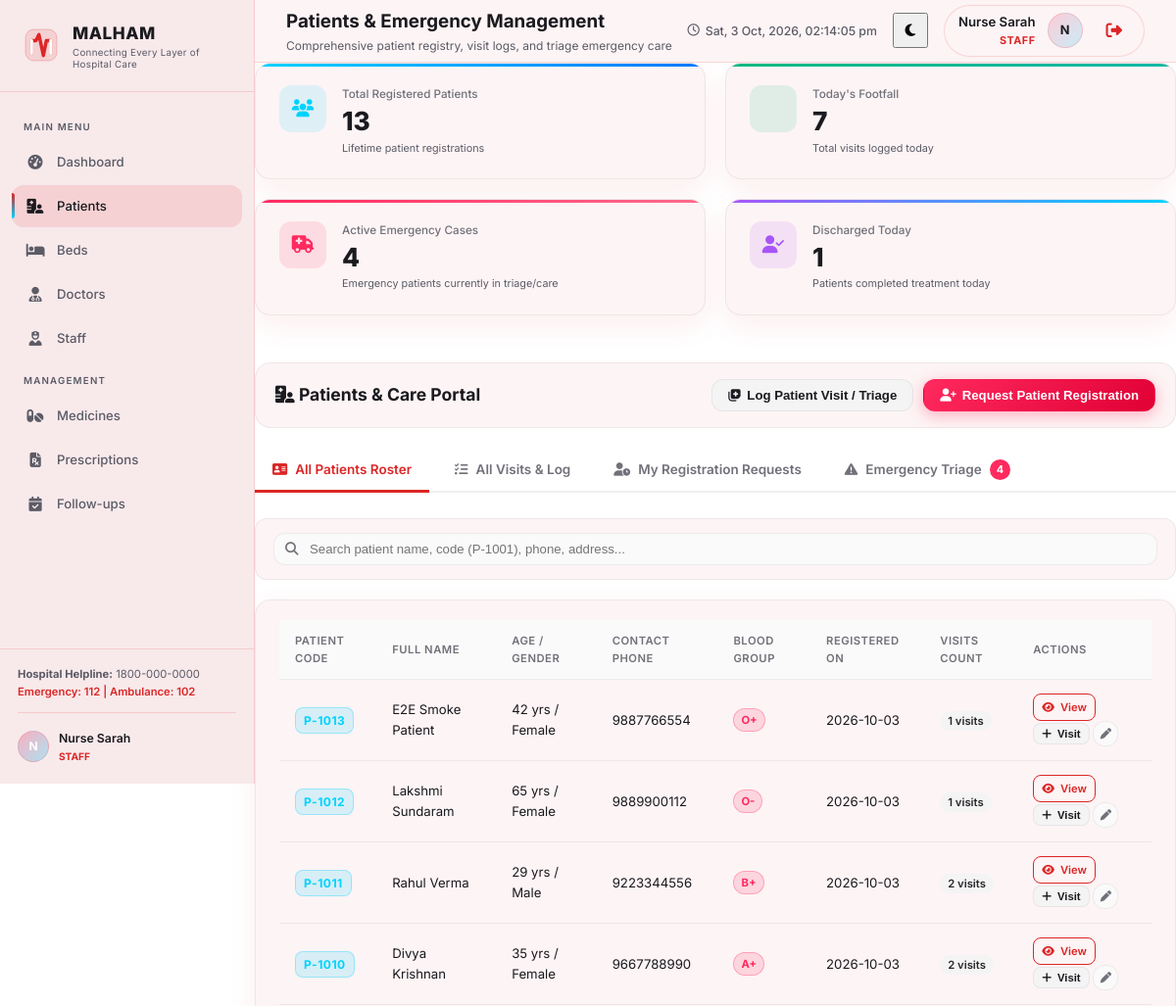
Before: /patients (signed in, upper part) with the older database file.
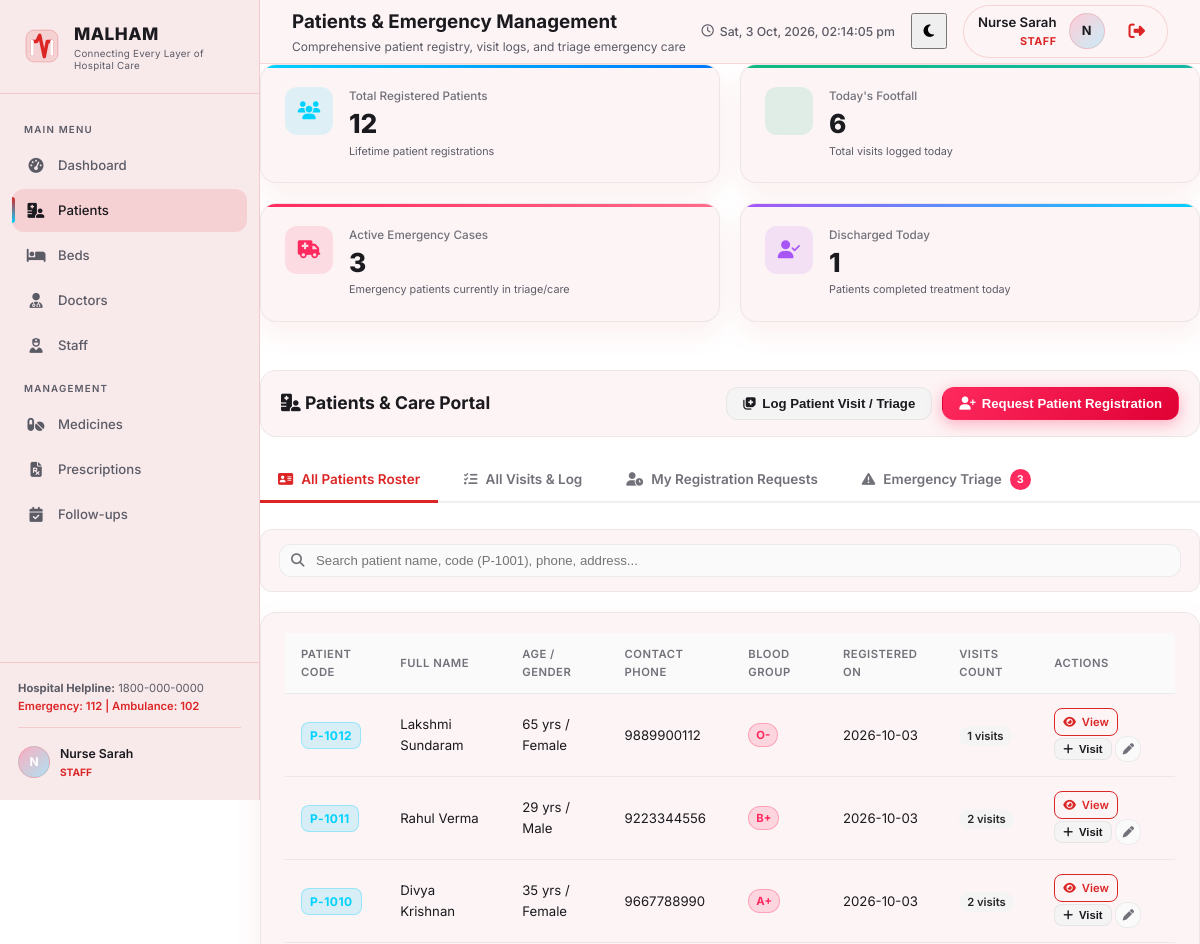
After: the same page with the newer database file.
### tables this page shows
CREATE TABLE patients (
            id              INTEGER PRIMARY KEY AUTOINCREMENT,
            patient_code    TEXT UNIQUE,
            name            TEXT NOT NULL,
            age             INTEGER,
            gender          TEXT,
            phone           TEXT,
            address         TEXT,
            blood_group     TEXT,
            registered_on   TEXT DEFAULT (date('now')),
            admission_date  TEXT,
            discharge_date  TEXT,
            status          TEXT DEFAULT 'admitted',  -- admitted / discharged / emergency
            department      TEXT,
            created_at      TEXT DEFAULT (datetime('now'))
        );

### app.py (the view)
@app.route("/patients")
@role_required('head_doctor', 'doctor', 'staff')
def patients():
    active_tab = request.args.get("tab", "patients")
    search_query = request.args.get("q", "").strip()
    visit_type_filter = request.args.get("visit_type", "").strip()
    status_filter = request.args.get("status", "").strip()
    triage_filter = request.args.get("triage", "").strip()
    today_date = datetime.now().strftime("%Y-%m-%d")
    total_patients_count = query_db("SELECT COUNT(*) AS c FROM patients", one=True)["c"]
    todays_footfall_count = query_db("SELECT COUNT(*) AS c FROM visits WHERE visit_date = ?", (today_date,), one=True)["c"]
    active_emergency_count = query_db("SELECT COUNT(*) AS c FROM visits WHERE visit_type = 'emergency' AND status != 'discharged'", one=True)["c"]
    discharged_today_count = query_db("SELECT COUNT(*) AS c FROM visits WHERE status = 'discharged' AND visit_date = ?", (today_date,), one=True)["c"]
    patients_sql = (
        "SELECT p.*, "
        "       COUNT(v.id) AS total_visits, "
        "       MAX(v.visit_date) AS last_visit_date "
        "FROM patients p "
        "LEFT JOIN visits v ON p.id = v.patient_id "
        "WHERE 1=1 "
    )
    p_params = []
    if search_query:
        patients_sql += "AND (p.name LIKE ? OR p.patient_code LIKE ? OR p.phone LIKE ? OR p.address LIKE ?) "
        term = f"%{search_query}%"
        p_params.extend([term, term, term, term])
    patients_sql += "GROUP BY p.id ORDER BY p.id DESC"
    patients_list = query_db(patients_sql, p_params)
    visits_sql = (
        "SELECT v.*, p.name AS patient_name, p.patient_code, p.phone, p.age, p.gender, "
        "       d.name AS doctor_name, d.specialization "
        "FROM visits v "
        "JOIN patients p ON v.patient_id = p.id "
        "LEFT JOIN doctors d ON v.doctor_id = d.id "
        "WHERE 1=1 "
    )
    v_params = []
    if search_query:
        visits_sql += "AND (p.name LIKE ? OR p.patient_code LIKE ? OR p.phone LIKE ? OR v.reason LIKE ?) "
        term = f"%{search_query}%"
        v_params.extend([term, term, term, term])
    if visit_type_filter:
        visits_sql += "AND v.visit_type = ? "
        v_params.append(visit_type_filter)
    if status_filter:
        visits_sql += "AND v.status = ? "
        v_params.append(status_filter)
    visits_sql += "ORDER BY v.visit_date DESC, v.id DESC"
    visits_list = query_db(visits_sql, v_params)
    emergency_sql = (
        "SELECT v.*, p.name AS patient_name, p.patient_code, p.age, p.gender, p.blood_group, p.phone, "
        "       d.name AS doctor_name "
        "FROM visits v "
        "JOIN patients p ON v.patient_id = p.id "
        "LEFT JOIN doctors d ON v.doctor_id = d.id "
        "WHERE v.visit_type = 'emergency' "
    )
    e_params = []
    if search_query:
        emergency_sql += "AND (p.name LIKE ? OR p.patient_code LIKE ? OR p.phone LIKE ? OR v.reason LIKE ?) "
        term = f"%{search_query}%"
        e_params.extend([term, term, term, term])
    if triage_filter:
        emergency_sql += "AND v.triage_level = ? "
        e_params.append(triage_filter)
    if status_filter:
        emergency_sql += "AND v.status = ? "
        e_params.append(status_filter)
    emergency_sql += "ORDER BY CASE v.triage_level WHEN 'critical' THEN 1 WHEN 'urgent' THEN 2 WHEN 'stable' THEN 3 ELSE 4 END, v.id DESC"
    emergency_list = query_db(emergency_sql, e_params)
    doctors_list = query_db("SELECT id, name, specialization FROM doctors ORDER BY name ASC")
    user = get_current_user()
    if user and user['role'] in ['head_doctor', 'doctor']:
        pending_registrations = query_db("""
            SELECT r.*, u.display_name AS requested_by_name
            FROM patient_registrations r
            JOIN users u ON r.requested_by_user_id = u.id
            ORDER BY CASE r.status WHEN 'pending' THEN 1 ELSE 2 END, r.id DESC
        """)
        pending_registrations_count = query_db("SELECT COUNT(*) AS c FROM patient_registrations WHERE status = 'pending'", one=True)["c"]
    else:
        user_id = user['id'] if user else 0
        pending_registrations = query_db("""
            SELECT r.*, u.display_name AS requested_by_name
            FROM patient_registrations r
            JOIN users u ON r.requested_by_user_id = u.id
            WHERE r.requested_by_user_id = ?
            ORDER BY CASE r.status WHEN 'pending' THEN 1 ELSE 2 END, r.id DESC
        """, [user_id])
        pending_registrations_count = 0
    return render_template(
        "patients.html",
        active_tab=active_tab,
        total_patients_count=total_patients_count,
        todays_footfall_count=todays_footfall_count,
        active_emergency_count=active_emergency_count,
        discharged_today_count=discharged_today_count,
        patients=patients_list,
        visits=visits_list,
        emergency_visits=emergency_list,
        doctors=doctors_list,
        pending_registrations=pending_registrations,
        pending_registrations_count=pending_registrations_count,
        search_query=search_query,
        visit_type_filter=visit_type_filter,
        status_filter=status_filter,
        triage_filter=triage_filter,
        today_date=today_date,
    )

### app.py (called while the page is built)
def get_current_user():
    user_id = session.get("user_id")
    if not user_id:
        return None
    conn = get_db_connection()
    user = conn.execute("SELECT * FROM users WHERE id = ?", (user_id,)).fetchone()
    conn.close()
    return user

@app.before_request
def require_login():
    endpoint = request.endpoint
    if endpoint in ('login', 'static') or (request.path and request.path.startswith('/static')):
        return None
    if 'user_id' not in session:
        return redirect(url_for('login'))
    g.user = get_current_user()
    if not g.user:
        session.clear()
        return redirect(url_for('login'))

@app.context_processor
def inject_globals():
    return dict(
        current_user=getattr(g, 'user', None),
        attendance_demo_mode=ATTENDANCE_DEMO_MODE
    )

def query_db(sql, args=(), one=False):
    conn = get_db_connection()
    rows = conn.execute(sql, args).fetchall()
    conn.close()
    result = [dict(row) for row in rows]
    return result[0] if one and result else result

### database.py (called while the page is built)
def get_db_connection():
    conn = sqlite3.connect(DATABASE)
    conn.row_factory = sqlite3.Row  # allows dict-like access to rows
    return conn

### templates/patients.html (shortened to what the changed rows need)
{% extends "base.html" %}
{% block content %}
<div class="patients-container">
    <div class="stats-grid animate-in">
        <div class="stat-card card-blue">
            <div class="stat-info">
                <div class="stat-label">Total Registered Patients</div>
                <div class="stat-value">{{ total_patients_count }}</div>
                <div class="stat-detail">Lifetime patient registrations</div>
            </div>
        </div>
        <div class="stat-card card-emerald">
            <div class="stat-info">
                <div class="stat-label">Today's Footfall</div>
                <div class="stat-value">{{ todays_footfall_count }}</div>
                <div class="stat-detail">Total visits logged today</div>
            </div>
        </div>
        <div class="stat-card card-rose">
            <div class="stat-info">
                <div class="stat-label">Active Emergency Cases</div>
                <div class="stat-value">{{ active_emergency_count }}</div>
                <div class="stat-detail">Emergency patients currently in triage/care</div>
            </div>
        </div>
    </div>
    <div class="nav-tabs-wrapper">
        <div class="nav-tabs">
            <a href="{{ url_for('patients', tab='emergency') }}" class="tab-item {% if active_tab == 'emergency' %}active{% endif %}">
                <i class="fa-solid fa-triangle-exclamation text-rose-500"></i> Emergency Triage
                {% if active_emergency_count > 0 %}
                <span class="tab-badge-count">{{ active_emergency_count }}</span>
                {% endif %}
            </a>
        </div>
    </div>
    {% if active_tab == 'patients' %}
    <div class="tab-content animate-in">
        <div class="card">
            <div class="card-body p-0">
                {% if patients %}
                <table class="data-table">
                    <thead>
                        <tr>
                            <th>Patient Code</th>
                            <th>Full Name</th>
                            <th>Age / Gender</th>
                            <th>Contact Phone</th>
                            <th>Blood Group</th>
                            <th>Registered On</th>
                            <th>Visits Count</th>
                            <th>Actions</th>
                        </tr>
                    </thead>
                    <tbody>
                        {% for p in patients %}
                        <tr>
                            <td><span class="patient-code-badge">{{ p.patient_code or ('P-' ~ (p.id + 1000)) }}</span></td>
                            <td>
                                <a href="{{ url_for('patient_profile', patient_id=p.id) }}" class="font-semibold text-blue-600 hover:underline">
                                    {{ p.name }}
                                </a>
                            </td>
                            <td>{{ p.age or '—' }} yrs / {{ p.gender or '—' }}</td>
                            <td>{{ p.phone or '—' }}</td>
                            <td><span class="badge-blood">{{ p.blood_group or '—' }}</span></td>
                            <td class="text-xs text-muted">{{ p.registered_on or p.admission_date or '—' }}</td>
                            <td><span class="badge-visit-count">{{ p.total_visits }} visits</span></td>
                            <td>
                                <div class="action-btn-group">
                                    <a href="{{ url_for('patient_profile', patient_id=p.id) }}" class="btn btn-xs btn-outline-primary" title="View Patient Profile">
                                        <i class="fa-solid fa-eye"></i> View
                                    </a>
                                    <button class="btn btn-xs btn-secondary" onclick='openLogVisitModalForPatient({{ p.id }}, "{{ p.name|e }}")' title="Log Visit">
                                        <i class="fa-solid fa-plus"></i> Visit
                                    </button>
                                    <button class="btn-icon btn-icon-sm" onclick='openEditPatientModal({{ p|tojson }})' title="Edit Patient Info">
                                        <i class="fa-solid fa-pen"></i>
                                    </button>
                                </div>
                            </td>
                        </tr>
                        {% endfor %}
                    </tbody>
                </table>
                {% else %}
                <div class="empty-state">
                    <i class="fa-solid fa-user-slash"></i>
                    <h3>No Patients Found</h3>
                    <p>No registered patients match your search criteria.</p>
                </div>
                {% endif %}
            </div>
        </div>
    </div>
    {% endif %}
</div>
{% endblock %}

Changed rows visible on the page:
removed patients: patient_code "P-1013", name "E2E Smoke Patient", age "42", gender "Female", phone "9887766554", blood_group "O+", registered_on "2026-10-03", total_visits "1"
Other visible differences:
{{ total_patients_count }}: "13" → "12"
{{ todays_footfall_count }}: "7" → "6"
{{ active_emergency_count }}: "4" → "3"
